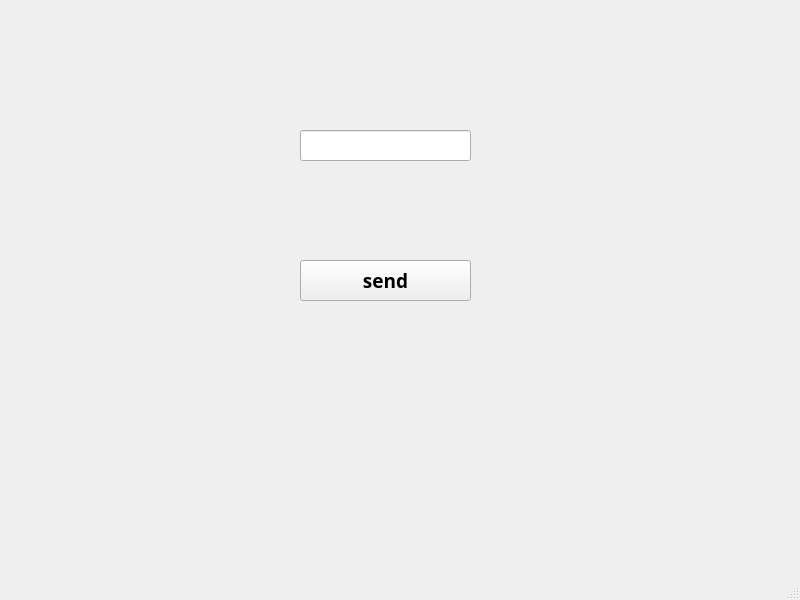
<?xml version="1.0" encoding="UTF-8"?>
<ui version="4.0">
 <class>forget_pass</class>
 <widget class="QMainWindow" name="forget_pass">
  <property name="geometry">
   <rect>
    <x>0</x>
    <y>0</y>
    <width>800</width>
    <height>600</height>
   </rect>
  </property>
  <property name="windowTitle">
   <string>MainWindow</string>
  </property>
  <property name="styleSheet">
   <string notr="true">/*background-color: rgb(85, 87, 83)</string>
  </property>
  <widget class="QWidget" name="centralwidget">
   <widget class="QLabel" name="label">
    <property name="geometry">
     <rect>
      <x>310</x>
      <y>40</y>
      <width>141</width>
      <height>41</height>
     </rect>
    </property>
    <property name="font">
     <font>
      <family>Ubuntu Condensed</family>
      <pointsize>17</pointsize>
      <weight>75</weight>
      <bold>true</bold>
     </font>
    </property>
    <property name="layoutDirection">
     <enum>Qt::RightToLeft</enum>
    </property>
    <property name="text">
     <string/>
    </property>
    <property name="alignment">
     <set>Qt::AlignCenter</set>
    </property>
   </widget>
   <widget class="QLineEdit" name="code">
    <property name="geometry">
     <rect>
      <x>300</x>
      <y>130</y>
      <width>171</width>
      <height>31</height>
     </rect>
    </property>
    <property name="text">
     <string/>
    </property>
   </widget>
   <widget class="QPushButton" name="send">
    <property name="geometry">
     <rect>
      <x>300</x>
      <y>260</y>
      <width>171</width>
      <height>41</height>
     </rect>
    </property>
    <property name="font">
     <font>
      <family>Ubuntu Condensed</family>
      <pointsize>14</pointsize>
      <weight>75</weight>
      <bold>true</bold>
     </font>
    </property>
    <property name="text">
     <string>send</string>
    </property>
   </widget>
  </widget>
  <widget class="QMenuBar" name="menubar">
   <property name="geometry">
    <rect>
     <x>0</x>
     <y>0</y>
     <width>800</width>
     <height>21</height>
    </rect>
   </property>
  </widget>
  <widget class="QStatusBar" name="statusbar"/>
 </widget>
 <resources/>
 <connections/>
</ui>
